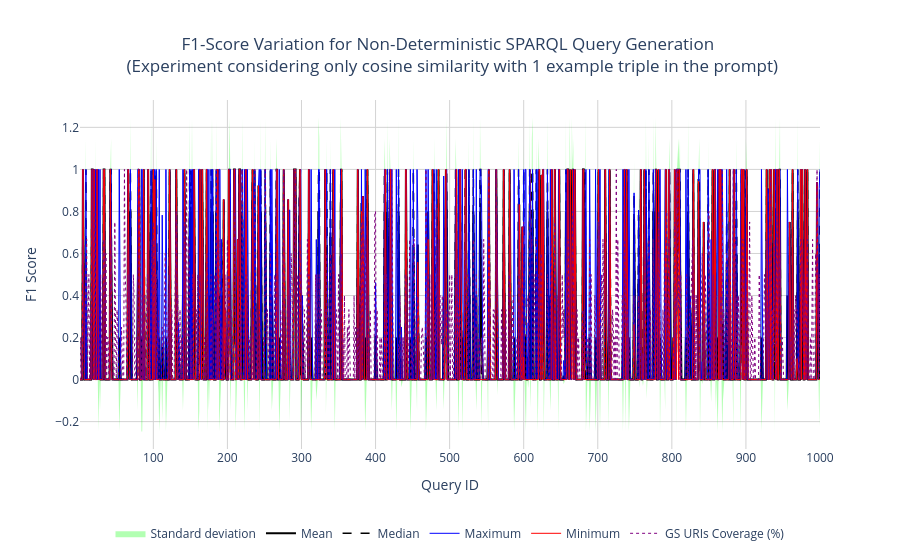
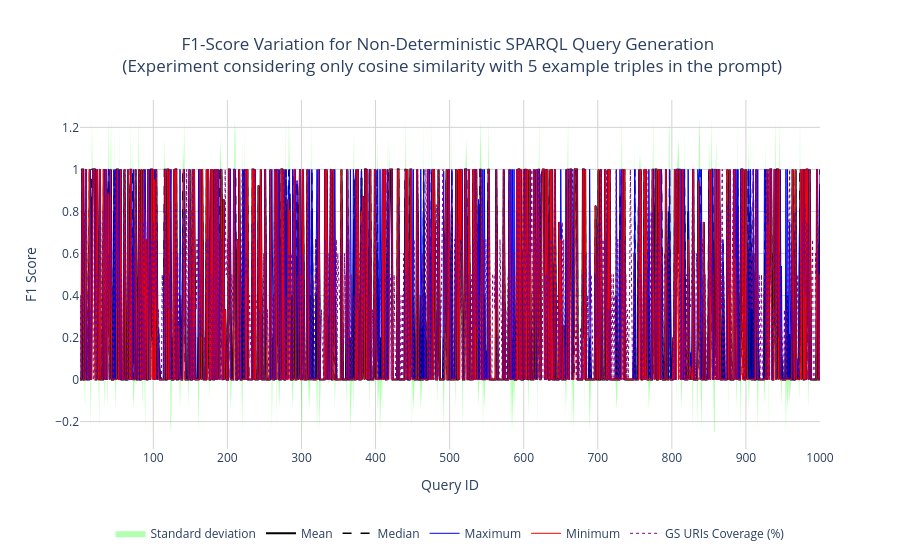
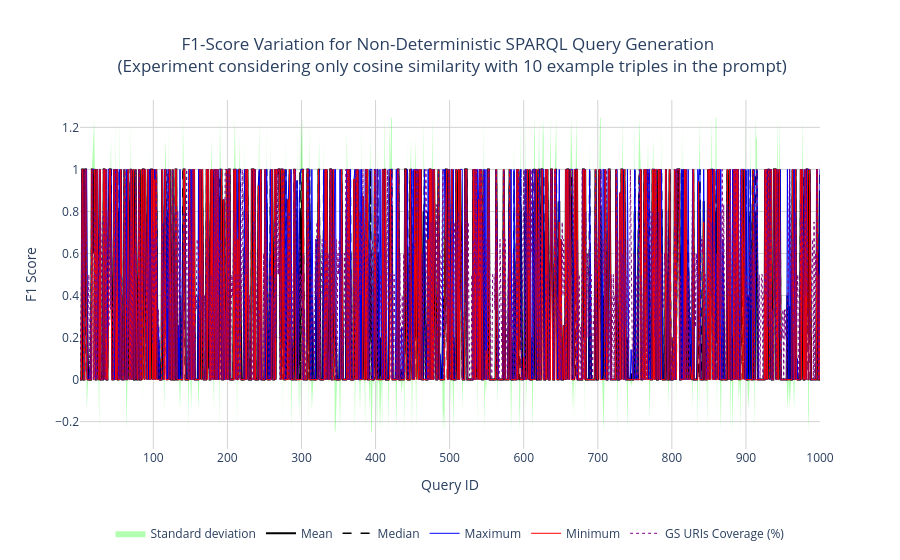
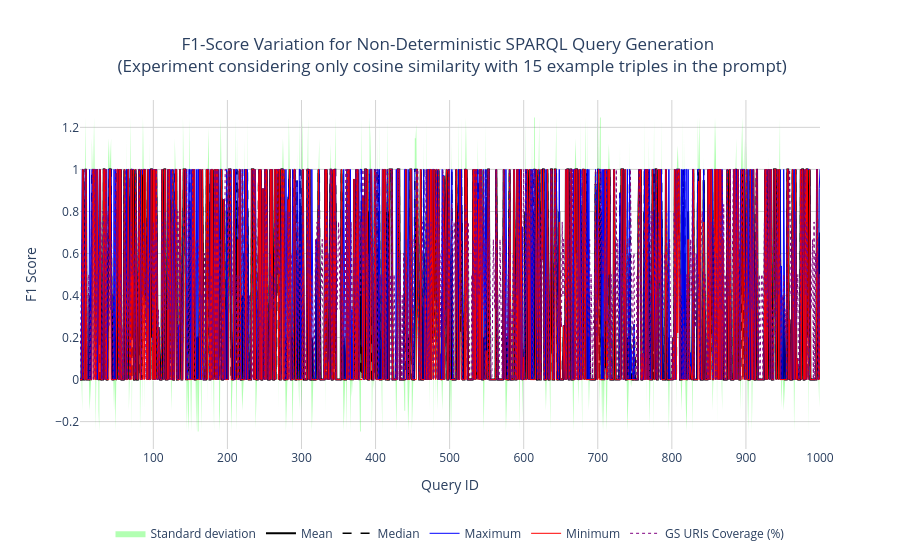

The code cell stored with these charts, in order, in its notebook:
### Markdown cell above
## Query-Level Metrics

### Code cell
#plot_f1_variation_A(df=df_exp(ExperimentType.COSINE_ONLY, 0), min_query_id=751, max_query_id=1000, description="F1-Score Variation for Non-Deterministic SPARQL Query Generation (Experiment considering only cosine similarity with 1 example triple in the prompt)")
#plot_f1_variation_A(df=df_exp(ExperimentType.COSINE_ONLY, 1), min_query_id=751, max_query_id=1000, description="F1-Score Variation for Non-Deterministic SPARQL Query Generation (Experiment considering only cosine similarity with 5 example triples in the prompt)")
#plot_f1_variation_A(df=df_exp(ExperimentType.COSINE_ONLY, 2), min_query_id=751, max_query_id=1000, description="F1-Score Variation for Non-Deterministic SPARQL Query Generation (Experiment considering only cosine similarity with 10 example triples in the prompt)")
#plot_f1_variation_A(df=df_exp(ExperimentType.COSINE_ONLY, 3), min_query_id=751, max_query_id=1000, description="F1-Score Variation for Non-Deterministic SPARQL Query Generation (Experiment considering only cosine similarity with 15 example triples in the prompt)")
#plot_f1_variation_A(df=df_exp(ExperimentType.COSINE_ONLY, 4), min_query_id=751, max_query_id=1000, description="F1-Score Variation for Non-Deterministic SPARQL Query Generation (Experiment considering only cosine similarity with 20 example triples in the prompt)")

plot_f1_variation_A_plotly(df=df_exp(ExperimentType.COSINE_ONLY, 0), min_query_id=1, max_query_id=1000, description="F1-Score Variation for Non-Deterministic SPARQL Query Generation <br> (Experiment considering only cosine similarity with 1 example triple in the prompt)")
plot_f1_variation_A_plotly(df=df_exp(ExperimentType.COSINE_ONLY, 1), min_query_id=1, max_query_id=1000, description="F1-Score Variation for Non-Deterministic SPARQL Query Generation <br> (Experiment considering only cosine similarity with 5 example triples in the prompt)")
plot_f1_variation_A_plotly(df=df_exp(ExperimentType.COSINE_ONLY, 2), min_query_id=1, max_query_id=1000, description="F1-Score Variation for Non-Deterministic SPARQL Query Generation <br> (Experiment considering only cosine similarity with 10 example triples in the prompt)")
plot_f1_variation_A_plotly(df=df_exp(ExperimentType.COSINE_ONLY, 3), min_query_id=1, max_query_id=1000, description="F1-Score Variation for Non-Deterministic SPARQL Query Generation <br> (Experiment considering only cosine similarity with 15 example triples in the prompt)")

### Figure 1 — Plotly figure (JSON) as saved in the notebook; plotly's stock layout.template omitted (floating-point values rounded to 4 significant figures; data arrays with more than 128 entries replaced by an {"elided": "..."} marker saying what was removed)
{"data": [{"fill": "toself", "fillcolor": "rgba(0,255,0,0.3)", "hoverinfo": "skip", "line": {"color": "rgba(255,255,255,0)"}, "name": "Standard deviation", "type": "scatter", "x": {"elided": "2000 int values"}, "y": {"elided": "2000 float values"}}, {"line": {"color": "black", "width": 2}, "mode": "lines", "name": "Mean", "type": "scatter", "x": {"elided": "1000 int values"}, "y": {"elided": "1000 float values"}}, {"line": {"color": "black", "dash": "dash", "width": 1.5}, "mode": "lines", "name": "Median", "type": "scatter", "x": {"elided": "1000 int values"}, "y": {"elided": "1000 float values"}}, {"line": {"color": "blue", "width": 1}, "mode": "lines", "name": "Maximum", "type": "scatter", "x": {"elided": "1000 int values"}, "y": {"elided": "1000 float values"}}, {"line": {"color": "red", "width": 1}, "mode": "lines", "name": "Minimum", "type": "scatter", "x": {"elided": "1000 int values"}, "y": {"elided": "1000 float values"}}, {"line": {"color": "purple", "dash": "dot", "width": 1}, "mode": "lines", "name": "GS URIs Coverage (%)", "type": "scatter", "x": {"elided": "1000 int values"}, "y": {"elided": "1000 float values"}}], "layout": {"hovermode": "x unified", "legend": {"orientation": "h", "x": 0.5, "xanchor": "center", "y": -0.2, "yanchor": "top"}, "plot_bgcolor": "white", "title": {"text": "F1-Score Variation for Non-Deterministic SPARQL Query Generation <br> (Experiment considering only cosine similarity with 1 example triple in the prompt)", "x": 0.5}, "xaxis": {"gridcolor": "lightgrey", "range": [1, 1000], "title": {"text": "Query ID"}}, "yaxis": {"gridcolor": "lightgrey", "title": {"text": "F1 Score"}}}}

### Figure 2 — Plotly figure (JSON) as saved in the notebook; plotly's stock layout.template omitted (floating-point values rounded to 4 significant figures; data arrays with more than 128 entries replaced by an {"elided": "..."} marker saying what was removed)
{"data": [{"fill": "toself", "fillcolor": "rgba(0,255,0,0.3)", "hoverinfo": "skip", "line": {"color": "rgba(255,255,255,0)"}, "name": "Standard deviation", "type": "scatter", "x": {"elided": "2000 int values"}, "y": {"elided": "2000 float values"}}, {"line": {"color": "black", "width": 2}, "mode": "lines", "name": "Mean", "type": "scatter", "x": {"elided": "1000 int values"}, "y": {"elided": "1000 float values"}}, {"line": {"color": "black", "dash": "dash", "width": 1.5}, "mode": "lines", "name": "Median", "type": "scatter", "x": {"elided": "1000 int values"}, "y": {"elided": "1000 float values"}}, {"line": {"color": "blue", "width": 1}, "mode": "lines", "name": "Maximum", "type": "scatter", "x": {"elided": "1000 int values"}, "y": {"elided": "1000 float values"}}, {"line": {"color": "red", "width": 1}, "mode": "lines", "name": "Minimum", "type": "scatter", "x": {"elided": "1000 int values"}, "y": {"elided": "1000 float values"}}, {"line": {"color": "purple", "dash": "dot", "width": 1}, "mode": "lines", "name": "GS URIs Coverage (%)", "type": "scatter", "x": {"elided": "1000 int values"}, "y": {"elided": "1000 float values"}}], "layout": {"hovermode": "x unified", "legend": {"orientation": "h", "x": 0.5, "xanchor": "center", "y": -0.2, "yanchor": "top"}, "plot_bgcolor": "white", "title": {"text": "F1-Score Variation for Non-Deterministic SPARQL Query Generation <br> (Experiment considering only cosine similarity with 5 example triples in the prompt)", "x": 0.5}, "xaxis": {"gridcolor": "lightgrey", "range": [1, 1000], "title": {"text": "Query ID"}}, "yaxis": {"gridcolor": "lightgrey", "title": {"text": "F1 Score"}}}}

### Figure 3 — Plotly figure (JSON) as saved in the notebook; plotly's stock layout.template omitted (floating-point values rounded to 4 significant figures; data arrays with more than 128 entries replaced by an {"elided": "..."} marker saying what was removed)
{"data": [{"fill": "toself", "fillcolor": "rgba(0,255,0,0.3)", "hoverinfo": "skip", "line": {"color": "rgba(255,255,255,0)"}, "name": "Standard deviation", "type": "scatter", "x": {"elided": "2000 int values"}, "y": {"elided": "2000 float values"}}, {"line": {"color": "black", "width": 2}, "mode": "lines", "name": "Mean", "type": "scatter", "x": {"elided": "1000 int values"}, "y": {"elided": "1000 float values"}}, {"line": {"color": "black", "dash": "dash", "width": 1.5}, "mode": "lines", "name": "Median", "type": "scatter", "x": {"elided": "1000 int values"}, "y": {"elided": "1000 float values"}}, {"line": {"color": "blue", "width": 1}, "mode": "lines", "name": "Maximum", "type": "scatter", "x": {"elided": "1000 int values"}, "y": {"elided": "1000 float values"}}, {"line": {"color": "red", "width": 1}, "mode": "lines", "name": "Minimum", "type": "scatter", "x": {"elided": "1000 int values"}, "y": {"elided": "1000 float values"}}, {"line": {"color": "purple", "dash": "dot", "width": 1}, "mode": "lines", "name": "GS URIs Coverage (%)", "type": "scatter", "x": {"elided": "1000 int values"}, "y": {"elided": "1000 float values"}}], "layout": {"hovermode": "x unified", "legend": {"orientation": "h", "x": 0.5, "xanchor": "center", "y": -0.2, "yanchor": "top"}, "plot_bgcolor": "white", "title": {"text": "F1-Score Variation for Non-Deterministic SPARQL Query Generation <br> (Experiment considering only cosine similarity with 10 example triples in the prompt)", "x": 0.5}, "xaxis": {"gridcolor": "lightgrey", "range": [1, 1000], "title": {"text": "Query ID"}}, "yaxis": {"gridcolor": "lightgrey", "title": {"text": "F1 Score"}}}}

### Figure 4 — Plotly figure (JSON) as saved in the notebook; plotly's stock layout.template omitted (floating-point values rounded to 4 significant figures; data arrays with more than 128 entries replaced by an {"elided": "..."} marker saying what was removed)
{"data": [{"fill": "toself", "fillcolor": "rgba(0,255,0,0.3)", "hoverinfo": "skip", "line": {"color": "rgba(255,255,255,0)"}, "name": "Standard deviation", "type": "scatter", "x": {"elided": "2000 int values"}, "y": {"elided": "2000 float values"}}, {"line": {"color": "black", "width": 2}, "mode": "lines", "name": "Mean", "type": "scatter", "x": {"elided": "1000 int values"}, "y": {"elided": "1000 float values"}}, {"line": {"color": "black", "dash": "dash", "width": 1.5}, "mode": "lines", "name": "Median", "type": "scatter", "x": {"elided": "1000 int values"}, "y": {"elided": "1000 float values"}}, {"line": {"color": "blue", "width": 1}, "mode": "lines", "name": "Maximum", "type": "scatter", "x": {"elided": "1000 int values"}, "y": {"elided": "1000 float values"}}, {"line": {"color": "red", "width": 1}, "mode": "lines", "name": "Minimum", "type": "scatter", "x": {"elided": "1000 int values"}, "y": {"elided": "1000 float values"}}, {"line": {"color": "purple", "dash": "dot", "width": 1}, "mode": "lines", "name": "GS URIs Coverage (%)", "type": "scatter", "x": {"elided": "1000 int values"}, "y": {"elided": "1000 float values"}}], "layout": {"hovermode": "x unified", "legend": {"orientation": "h", "x": 0.5, "xanchor": "center", "y": -0.2, "yanchor": "top"}, "plot_bgcolor": "white", "title": {"text": "F1-Score Variation for Non-Deterministic SPARQL Query Generation <br> (Experiment considering only cosine similarity with 15 example triples in the prompt)", "x": 0.5}, "xaxis": {"gridcolor": "lightgrey", "range": [1, 1000], "title": {"text": "Query ID"}}, "yaxis": {"gridcolor": "lightgrey", "title": {"text": "F1 Score"}}}}
